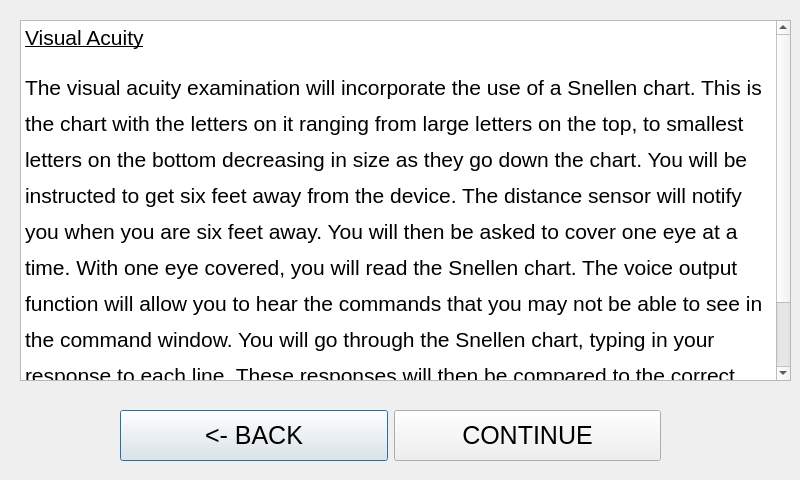
<?xml version="1.0" encoding="UTF-8"?>
<ui version="4.0">
 <class>acuitydescr</class>
 <widget class="QDialog" name="acuitydescr">
  <property name="geometry">
   <rect>
    <x>0</x>
    <y>0</y>
    <width>800</width>
    <height>480</height>
   </rect>
  </property>
  <property name="windowTitle">
   <string>Dialog</string>
  </property>
  <widget class="QTextBrowser" name="textBrowser">
   <property name="geometry">
    <rect>
     <x>20</x>
     <y>20</y>
     <width>771</width>
     <height>361</height>
    </rect>
   </property>
   <property name="html">
    <string>&lt;!DOCTYPE HTML PUBLIC &quot;-//W3C//DTD HTML 4.0//EN&quot; &quot;http://www.w3.org/TR/REC-html40/strict.dtd&quot;&gt;
&lt;html&gt;&lt;head&gt;&lt;meta name=&quot;qrichtext&quot; content=&quot;1&quot; /&gt;&lt;style type=&quot;text/css&quot;&gt;
p, li { white-space: pre-wrap; }
&lt;/style&gt;&lt;/head&gt;&lt;body style=&quot; font-family:'Ubuntu'; font-size:11pt; font-weight:400; font-style:normal;&quot;&gt;
&lt;p style=&quot; margin-top:12px; margin-bottom:0px; margin-left:0px; margin-right:0px; -qt-block-indent:0; text-indent:0px; line-height:150%;&quot;&gt;&lt;span style=&quot; font-size:16pt; text-decoration: underline;&quot;&gt;Visual Acuity&lt;/span&gt;&lt;/p&gt;
&lt;p style=&quot; margin-top:12px; margin-bottom:0px; margin-left:0px; margin-right:0px; -qt-block-indent:0; text-indent:0px; line-height:150%;&quot;&gt;&lt;span style=&quot; font-size:16pt;&quot;&gt;The visual acuity examination will incorporate the use of a Snellen chart. This is the chart with the letters on it ranging from large letters on the top, to smallest letters on the bottom decreasing in size as they go down the chart. You will be instructed to get six feet away from the device. The distance sensor will notify you when you are six feet away. You will then be asked to cover one eye at a time. With one eye covered, you will read the Snellen chart. The voice output function will allow you to hear the commands that you may not be able to see in the command window. You will go through the Snellen chart, typing in your response to each line. These responses will then be compared to the correct responses. &lt;/span&gt;&lt;/p&gt;
&lt;p style=&quot;-qt-paragraph-type:empty; margin-top:0px; margin-bottom:0px; margin-left:0px; margin-right:0px; -qt-block-indent:0; text-indent:0px; font-size:16pt;&quot;&gt;&lt;br /&gt;&lt;/p&gt;&lt;/body&gt;&lt;/html&gt;</string>
   </property>
  </widget>
  <widget class="QWidget" name="">
   <property name="geometry">
    <rect>
     <x>120</x>
     <y>410</y>
     <width>541</width>
     <height>51</height>
    </rect>
   </property>
   <layout class="QHBoxLayout" name="horizontalLayout">
    <item>
     <widget class="QPushButton" name="adescrbakButton">
      <property name="sizePolicy">
       <sizepolicy hsizetype="Minimum" vsizetype="Expanding">
        <horstretch>0</horstretch>
        <verstretch>0</verstretch>
       </sizepolicy>
      </property>
      <property name="font">
       <font>
        <pointsize>19</pointsize>
       </font>
      </property>
      <property name="text">
       <string>&lt;- BACK</string>
      </property>
     </widget>
    </item>
    <item>
     <widget class="QPushButton" name="adescrcontButton">
      <property name="sizePolicy">
       <sizepolicy hsizetype="Minimum" vsizetype="Expanding">
        <horstretch>0</horstretch>
        <verstretch>0</verstretch>
       </sizepolicy>
      </property>
      <property name="font">
       <font>
        <pointsize>19</pointsize>
       </font>
      </property>
      <property name="text">
       <string>CONTINUE</string>
      </property>
     </widget>
    </item>
   </layout>
  </widget>
 </widget>
 <resources/>
 <connections/>
</ui>
